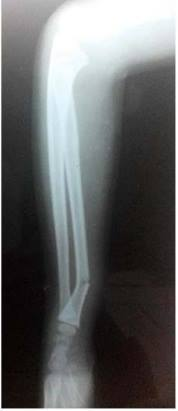
%> input picture image.jpg, 178 x 411 px
$ octave fracture.m   (GNU Octave 9; MATLAB toolbox functions it lacks are replaced by stand-ins)
%> lines starting %> are read from the running program, lines starting %| are printed output that depends on the picture
clc
clear
close all

img = uigetfile('*.jpg','select an image')
%> the answer given: image.jpg
img = imread(img);
%> img is the input picture: size 411x178x3 uint8; mean R, G, B 98.6, 99.4, 99.6
%rgbImage= imread(img);
%rgbImage= imresize(rgbimage,(256 256);.

ImgBlurSigma = 2; % Amount to denoise input image
MinHoughPeakDistance = 5; % Distance between peaks in Hough transform angle detection
HoughConvolutionLength = 40; % Length of line to use to detect bone regions
HoughConvolutionDilate = 2; % Amount to dilate kernel for bone detection
BreakLineTolerance = 0.25; % Tolerance for bone end detection
breakPointDilate = 6; % Amount to dilate detected bone end points

%%%%%%%%%%%%%%%%%%%%%%%

img = (rgb2gray(img)); % Load image
%> img: size 411x178 uint8
img = imfilter(img, fspecial('gaussian', 10, ImgBlurSigma), 'symmetric'); % Denoise
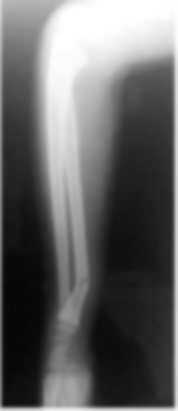
%> img: size 411x178 uint8; min 6, max 255, mean 99.4

% Do edge detection to find bone edges in image
% Filter out all but the two longest lines
% This feature may need to be changed if break is not in middle of bone
boneEdges = edge(img, 'canny');
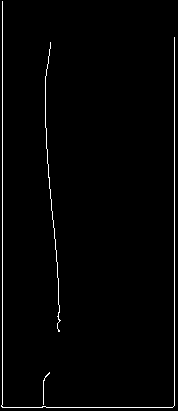
%> boneEdges: size 411x178 logical; 1.8% white in thin lines or dots
boneEdges = bwmorph(boneEdges, 'close');
%> boneEdges: size 411x178 logical; 1.8% white in thin lines or dots
edgeRegs = regionprops(boneEdges, 'Area', 'PixelIdxList');
%> edgeRegs = 2 regions; Area: 992, 299
AreaList = sort(vertcat(edgeRegs.Area), 'descend');
%> AreaList = [992; 299]
edgeRegs(~ismember(vertcat(edgeRegs.Area), AreaList(1:2))) = [];
edgeImg = zeros(size(img, 1), size(img,2));
edgeImg(vertcat(edgeRegs.PixelIdxList)) = 1;
%> edgeImg: size 411x178 double; values 0 (black) and 1 (white), 1.8% white in thin lines or dots

figure(1)
imshow(edgeImg)

% Do hough transform on edge image to find angles at which bone pieces are
% found
% Use max value of Hough transform vs angle to find angles at which lines
% are oriented.  If there is more than one major angle contribution there
% will be two peaks detected but only one peak if there is only one major
% angle contribution (ie peaks here = number of located bones = Number of
% breaks + 1)
[H,T,R] = hough(edgeImg,'RhoResolution',1,'Theta',-90:2:89.5);
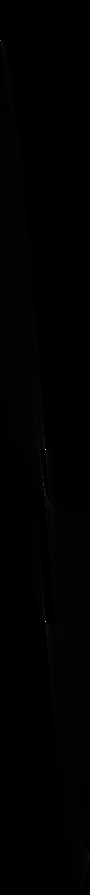
%> H: size 895x90 double; min 0, max 408, mean 1.4; drawn with min black and max white
%> T = 90 values from -90 to 88; R = 895 values from -447 to 447
maxHough = max(H, [], 1);
%> maxHough = 90 values, max 408 at index 46, min 6 at index 12, mean 20.06
HoughThresh = (max(maxHough) - min(maxHough))/2 + min(maxHough);
%> HoughThresh = 207
[~, HoughPeaks] = findpeaks(maxHough,'MINPEAKHEIGHT',HoughThresh, 'MinPeakDistance', MinHoughPeakDistance);
%> HoughPeaks = 46

% Plot Hough detection results
figure(2)
plot(T, maxHough);
hold on
plot([min(T) max(T)], [HoughThresh, HoughThresh], 'r');
plot(T(HoughPeaks), maxHough(HoughPeaks), 'rx', 'MarkerSize', 12, 'LineWidth', 2);
hold off
xlabel('Theta Value'); ylabel('Max Hough Transform');
legend({'Max Hough Transform', 'Hough Peak Threshold', 'Detected Peak'});
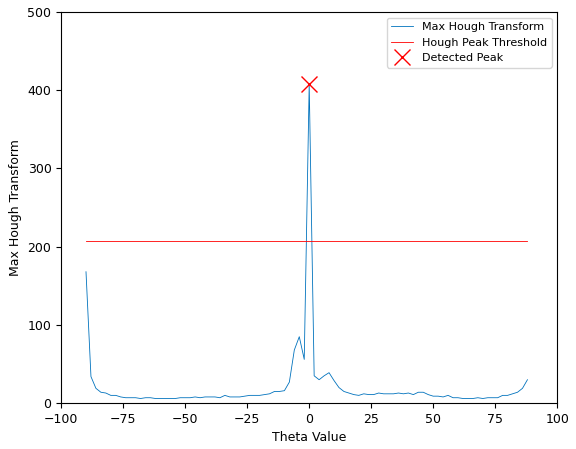
%> figure redrawn from the program's plot data; curve peaks at x = 0, y = 408

% Locate site of break
if numel(HoughPeaks) > 1;
    BreakStack = zeros(size(img, 1), size(img, 2), numel(HoughPeaks));
    % Convolute edge image with line of detected angle from hough transform
    for m = 1:numel(HoughPeaks);

        boneKernel = strel('line', HoughConvolutionLength, T(HoughPeaks(m)));
        kern = double(bwmorph(boneKernel.getnhood(), 'dilate', HoughConvolutionDilate));
        BreakStack(:,:,m) = imfilter(edgeImg, kern).*edgeImg;
    end

    % Take difference between convolution images.  Where this crosses zero
    % (within tolerance) should be where the break is.  Have to filter out
    % regions elsewhere where the bone simply ends.
    brImg = abs(diff(BreakStack, 1, 3)) < BreakLineTolerance*max(BreakStack(:)) & edgeImg > 0;
    [BpY, BpX] = find(abs(diff(BreakStack, 1, 3)) < BreakLineTolerance*max(BreakStack(:)) & edgeImg > 0);
    brImg = bwmorph(brImg, 'dilate', breakPointDilate);
    brReg = regionprops(brImg, 'Area', 'MajorAxisLength', 'MinorAxisLength', ...
        'Orientation', 'Centroid');
    brReg(vertcat(brReg.Area) ~= max(vertcat(brReg.Area))) = [];

    % Calculate bounding ellipse
    brReg.EllipseCoords = zeros(100, 2);
    t = linspace(0, 2*pi, 100);
    brReg.EllipseCoords(:,1) = brReg.Centroid(1) + brReg.MajorAxisLength/2*cos(t - brReg.Orientation);
    brReg.EllipseCoords(:,2) = brReg.Centroid(2) + brReg.MinorAxisLength/2*sin(t - brReg.Orientation);

else
    brReg = [];

end

% Draw ellipse around break location
figure(3)
imshow(img)
hold on
colormap('gray')
if ~isempty(brReg)
    plot(brReg.EllipseCoords(:,1), brReg.EllipseCoords(:,2), 'r');
end

global Result;
Result = 'Fracture Not Found';
if numel(HoughPeaks) > 1
    Result = 'Fracture Found';
end

msgbox(Result);
hold off
